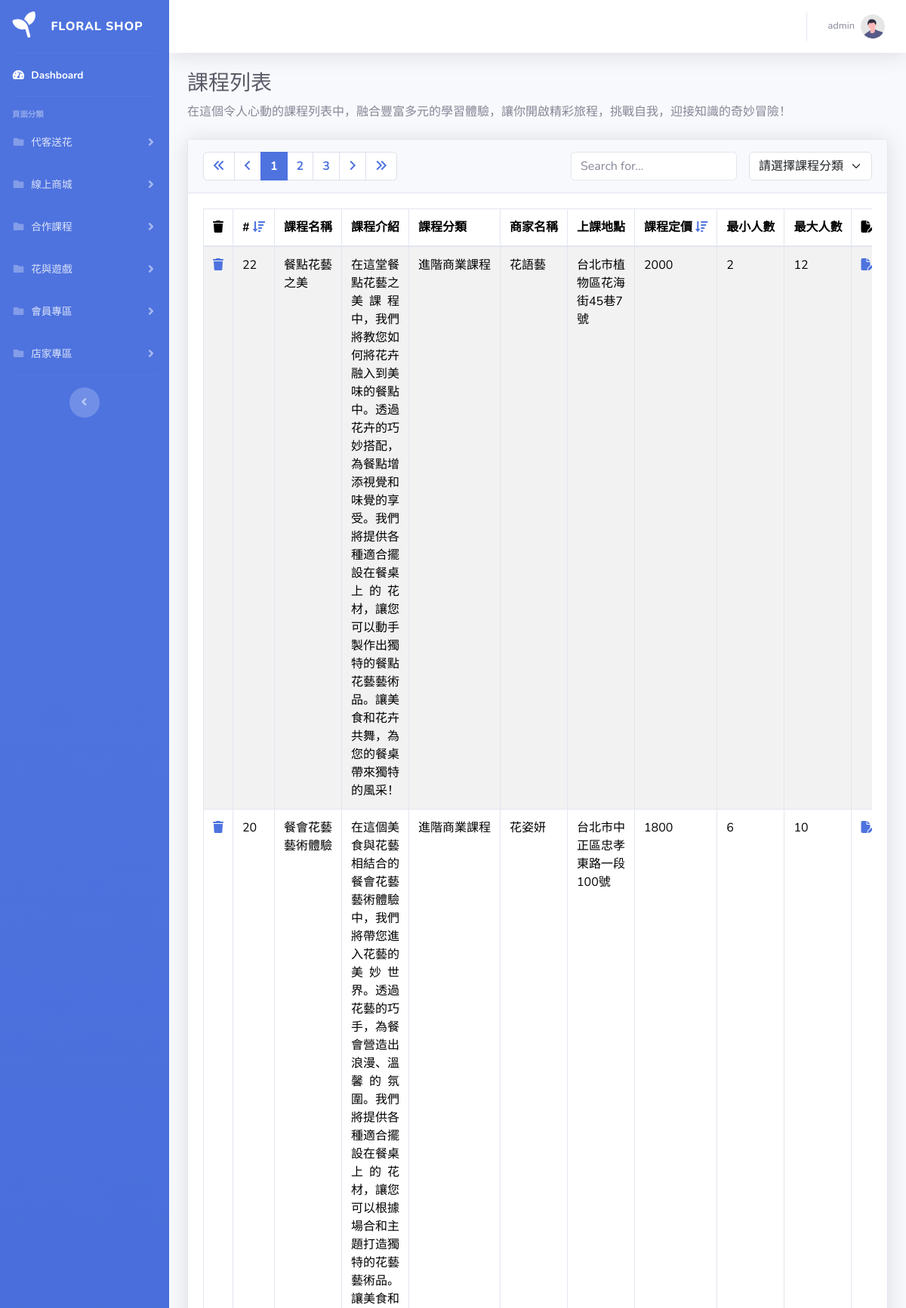
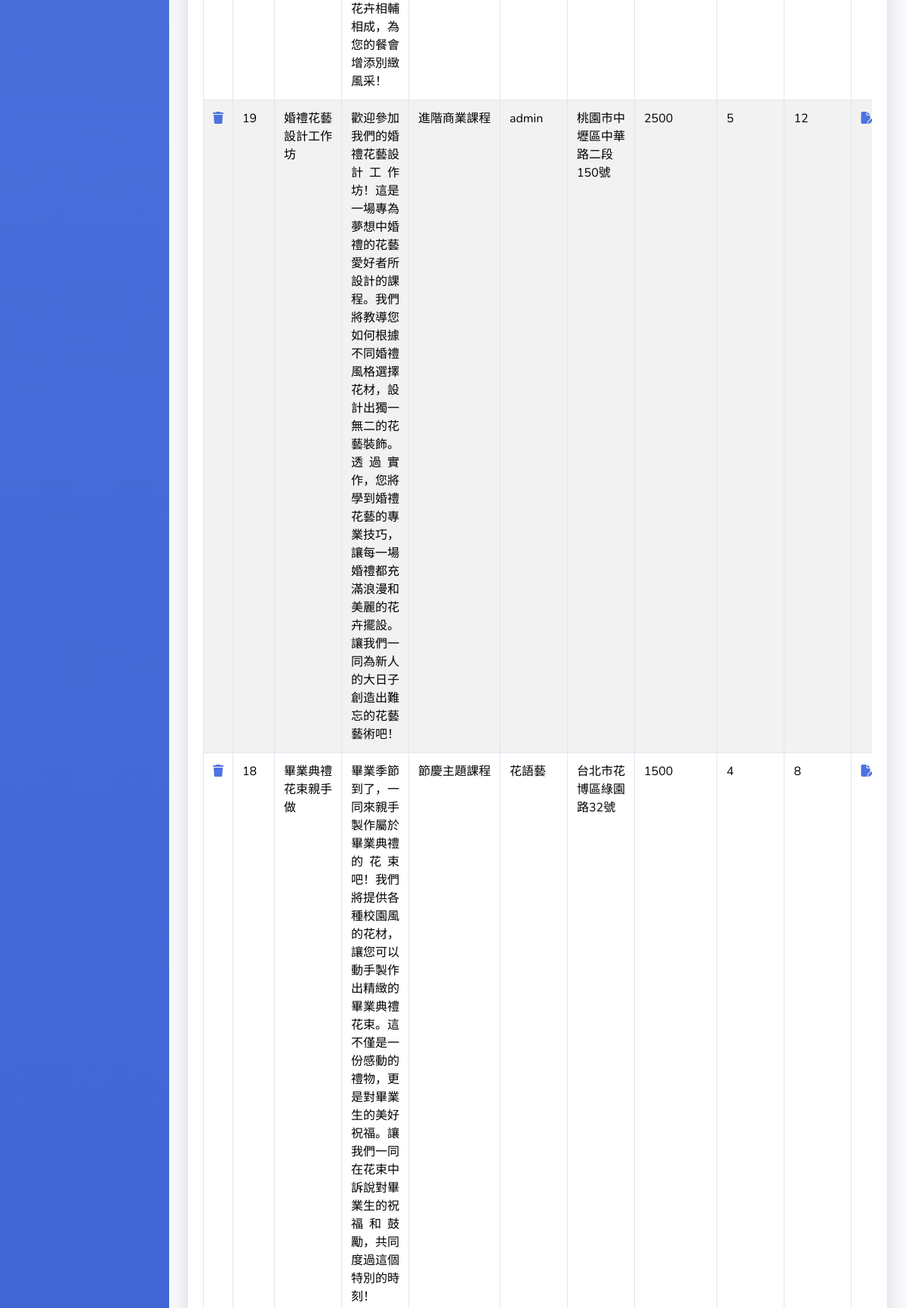
The app's page /pages/course/list.php (upper part) with its own data (2 pictures, top to bottom).
### tables this page shows
CREATE TABLE `course` (
  `course_id` int(11) NOT NULL,
  `store_id` int(11) NOT NULL,
  `category_id` int(11) NOT NULL,
  `name` varchar(255) NOT NULL,
  `intro` text NOT NULL,
  `location` varchar(255) NOT NULL,
  `price` int(11) NOT NULL,
  `min_capacity` int(11) NOT NULL,
  `max_capacity` int(11) NOT NULL,
  `created_at` datetime NOT NULL DEFAULT current_timestamp()
);

CREATE TABLE `course_category` (
  `category_id` int(11) NOT NULL,
  `category_name` varchar(255) NOT NULL
);

CREATE TABLE `store` (
  `store_id` int(11) NOT NULL,
  `store_name` varchar(255) NOT NULL,
  `store_account` varchar(255) NOT NULL,
  `store_password` varchar(255) NOT NULL,
  `store_intro` varchar(255) DEFAULT NULL,
  `store_address` varchar(255) DEFAULT NULL,
  `store_path` varchar(255) DEFAULT NULL,
  `store_email` varchar(255) DEFAULT NULL,
  `store_tel` varchar(255) DEFAULT NULL,
  `sub_date` date DEFAULT NULL,
  `sub_id` int(11) DEFAULT NULL,
  `permission_id` int(11) NOT NULL DEFAULT 2
);

### pages/course/list.php (the view, shortened to what this page needs)
<?php require '../parts/db_connect.php';
$perPage = 10;
$page = isset($_GET['page']) ? intval($_GET['page']) : 1;
$order = isset($_GET['order']) ? $_GET['order'] : 'desc';
$t_sql = "SELECT COUNT(1) FROM course";
$row = $pdo->query($t_sql)->fetch(PDO::FETCH_NUM);
$totalRows = $row[0];
$totalPages = 0;
$rows = [];
if ($totalRows > 0) {
    $totalPages = ceil($totalRows / $perPage);
    $sql = sprintf("
    SELECT course.*, store.store_name, store.store_address, course_category.category_name
    FROM course
    INNER JOIN store ON course.store_id = store.store_id
    INNER JOIN course_category ON course.category_id = course_category.category_id");
    if (isset($_GET['orderBy'])) {
      $orderField = $_GET['orderBy'];
      $orderType = ($order === 'desc') ? 'DESC' : 'ASC';
      $sql .= " ORDER BY course.$orderField $orderType";
    } else {
      $sql .= " ORDER BY course.course_id DESC";
    }
    $sql .= " LIMIT " . (($page - 1) * $perPage) . ", $perPage";
    $stmt = $pdo->query($sql);
    $rows = $stmt->fetchAll();
}
?>
<?php include '../parts/html-head.php' ?>
<body id="page-top">
    <div id="wrapper">
        <?php include '../parts/navbar.php' ?>
        <div id="content-wrapper" class="d-flex flex-column">
            <div id="content">
                <?php include '../parts/navtop.php' ?>
                <div class="container-fluid">
                    <h1 class="h3 mb-2 text-gray-800">課程列表</h1>
                    <p class="mb-4">在這個令人心動的課程列表中，融合豐富多元的學習體驗，讓你開啟精彩旅程，挑戰自我，迎接知識的奇妙冒險！</p>
                    <div class="card shadow mb-4">
                        <div class="card-header py-3">
                            <h6 class="m-0 font-weight-bold text-primary d-flex flex-row justify-content-between align-items-center">
                                <nav aria-label="Page navigation example">
                                    <ul class="pagination mb-0">
                                        <li class="page-item">
                                            <a class="page-link" href="?page=1&orderBy=<?= $_GET['orderBy'] ?? 'course_id' ?>&order=<?= $_GET['order'] ?? 'desc' ?>">
                                            <i class="fa-solid fa-angles-left"></i>
                                            </a>
                                        </li>
                                        <li class="page-item">
                                            <a class="page-link" href="?page=<?= $page-1 ?>&orderBy=<?= $_GET['orderBy'] ?? 'course_id' ?>&order=<?= $_GET['order'] ?? 'desc' ?>">
                                            <i class="fa-solid fa-angle-left"></i>
                                            </a>
                                        </li>
                                        <?php for ($i = $page - 5; $i <= $page + 5; $i++) :
                                            if ($i >= 1 and $i <= $totalPages) : ?>
                                            <li class="page-item <?= $i == $page ? 'active' : '' ?>">
                                                <a class="page-link" href="?page=<?= $i ?>&orderBy=<?= $_GET['orderBy'] ?? 'course_id' ?>&order=<?= $_GET['order'] ?? 'desc' ?>">
                                                <?= $i ?>
                                                </a>
                                            </li>
                                        <?php endif;
                                        endfor; ?>
                                        <li class="page-item">
                                            <a class="page-link" href="?page=<?= $page+1 ?>&orderBy=<?= $_GET['orderBy'] ?? 'course_id' ?>&order=<?= $_GET['order'] ?? 'desc' ?>">
                                            <i class="fa-solid fa-angle-right"></i>
                                            </a>
                                        </li>
                                        <li class="page-item">
                                            <a class="page-link" href="?page=<?= $totalPages ?>&orderBy=<?= $_GET['orderBy'] ?? 'course_id' ?>&order=<?= $_GET['order'] ?? 'desc' ?>">
                                            <i class="fa-solid fa-angles-right"></i>
                                            </a>
                                        </li>
                                    </ul>
                                </nav>
                                <div class="d-flex flex-row justify-content-between">
                                    <div class="d-none d-sm-inline-block form-inline ml-3 ml-md-3 my-2 my-md-0 mw-100 navbar-search">
                                        <input type="text" id="courseSearch" name="courseSearch" class="form-control bg-white border small" placeholder="Search for..."
                                            aria-label="Search" aria-describedby="basic-addon2">
                                    </div>
                                    <select class="form-select ml-3 mw-100" name="courseFilter" id="courseFilter" aria-label="Default select example">
                                        <option selected value="">請選擇課程分類</option>
                                    </select>
                                </div>
                            </h6>
                        </div>
                        <div class="card-body">
                            <div class="table-responsive" id="courseTable">
                                <table class="table table-bordered table-striped" id="courseTable" width="100%" cellspacing="0">
                                    <thead>
                                        <tr>
                                            <th><i class="fa-solid fa-trash"></i></th>
                                            <th class="text-nowrap">#
                                                <a href="?page=<?= $page ?>&orderBy=course_id&order=<?= (isset($_GET['orderBy']) && $_GET['orderBy'] === 'course_id' && isset($_GET['order']) && $_GET['order'] === 'asc') ? 'desc' : 'asc' ?>">
                                                <i class="fa <?= (isset($_GET['orderBy']) && $_GET['orderBy'] === 'course_id' && $_GET['order'] === 'asc') ? 'fa-arrow-up-wide-short' : 'fa-arrow-down-wide-short' ?>"></i>
                                                </a>
                                            </th>
                                            <th class="text-nowrap">課程名稱</th>
                                            <th class="text-nowrap">課程介紹</th>
                                            <th class="text-nowrap">課程分類</th>
                                            <th class="text-nowrap">商家名稱</th>
                                            <th class="text-nowrap">上課地點</th>
                                            <th class="text-nowrap">課程定價
                                                <a href="?page=<?= $page ?>&orderBy=price&order=<?= (isset($_GET['orderBy']) && $_GET['orderBy'] === 'price' && isset($_GET['order']) && $_GET['order'] === 'asc') ? 'desc' : 'asc' ?>">
                                                <i class="fa <?= (isset($_GET['orderBy']) && $_GET['orderBy'] === 'price' && $_GET['order'] === 'asc') ? 'fa-arrow-up-wide-short' : 'fa-arrow-down-wide-short' ?>"></i>
                                                </a>
                                            </th>
                                            <th class="text-nowrap">最小人數</th>
                                            <th class="text-nowrap">最大人數</th>
                                            <th><i class="fa-solid fa-file-pen"></i></th>
                                        </tr>
                                    </thead>
                                    <tbody>
                                    <?php foreach ($rows as $r) : ?>
                                        <tr>
                                        <td>
                                            <a href="javascript: delete_one(<?= $r['course_id'] ?>)">
                                            <i class="fa-solid fa-trash"></i>
                                            </a>
                                        </td>
                                        <td class="numberOrder"><?= $r['course_id'] ?></td>
                                        <td><?= $r['name'] ?></td>
                                        <td class="text-justify"><?= $r['intro'] ?></td>
                                        <td class="text-nowrap"><?= $r['category_name'] ?></td>
                                        <td class="text-left"><?= $r['store_name'] ?></td>
                                        <td class="text-left"><?= $r['location'] ?></td>
                                        <td class="text-left priceOrder"><?= htmlentities($r['price']) ?></td>
                                        <td class="text-left"><?= $r['min_capacity'] ?></td>
                                        <td class="text-left"><?= $r['max_capacity'] ?></td>
                                        <td><a href="edit.php?course_id=<?= $r['course_id'] ?>">
                                            <i class="fa-solid fa-file-pen"></i>
                                            </a></td>
                                        </tr>
                                    <?php endforeach ?>
                                    </tbody>
                                </table>
                            </div>
                        </div>
                    </div>
                </div>
            </div>
        </div>
    </div>
    <?php include '../parts/html-foot.php' ?>

### records on screen
course: course_id "22", name "餐點花藝之美", intro "在這堂餐點花藝之美課程中，我們將教您如何將花卉融入到美味的餐點中。透過花卉的巧妙搭配，為餐點增添視覺和味覺的享受。我們將提供各種適合擺設在餐桌上的花材，讓您可以動手製作出獨特的餐點花藝藝術品。讓美食和花卉共舞，為您的餐桌帶來獨特的風采！", category.category_name "進階商業課程", store.store_name "花語藝", location "台北市植物區花海街45巷7號", price "2000", min_capacity "2", max_capacity "12"
course: course_id "20", name "餐會花藝藝術體驗", intro "在這個美食與花藝相結合的餐會花藝藝術體驗中，我們將帶您進入花藝的美妙世界。透過花藝的巧手，為餐會營造出浪漫、溫馨的氛圍。我們將提供各種適合擺設在餐桌上的花材，讓您可以根據場合和主題打造獨特的花藝藝術品。讓美食和花卉相輔相成，為您的餐會增添別緻風采！", category.category_name "進階商業課程", store.store_name "花姿妍", location "台北市中正區忠孝東路一段100號", price "1800", min_capacity "6", max_capacity "10"
course: course_id "19", name "婚禮花藝設計工作坊", intro "歡迎參加我們的婚禮花藝設計工作坊！這是一場專為夢想中婚禮的花藝愛好者所設計的課程。我們將教導您如何根據不同婚禮風格選擇花材，設計出獨一無二的花藝裝飾。透過實作，您將學到婚禮花藝的專業技巧，讓每一場婚禮都充滿浪漫和美麗的花卉擺設。讓我們一同為新人的大日子創造出難忘的花藝藝術吧！", category.category_name "進階商業課程", store.store_name "admin", location "桃園市中壢區中華路二段150號", price "2500", min_capacity "5", max_capacity "12"
course: course_id "18", name "畢業典禮花束親手做", intro "畢業季節到了，一同來親手製作屬於畢業典禮的花束吧！我們將提供各種校園風的花材，讓您可以動手製作出精緻的畢業典禮花束。這不僅是一份感動的禮物，更是對畢業生的美好祝福。讓我們一同在花束中訴說對畢業生的祝福和鼓勵，共同度過這個特別的時刻！", category.category_name "節慶主題課程", store.store_name "花語藝", location "台北市花博區綠園路32號", price "1500", min_capacity "4", max_capacity "8"
